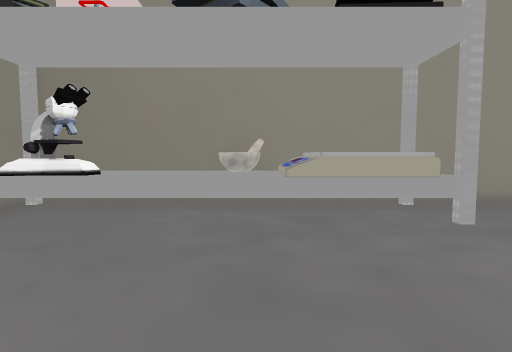
View 1 (above)

16 first-person views from a walk through a 3-D level made in the Unity game engine. The camera is 1.5 m above the floor, tilts 4° down and sees 80° across. The floor is counted in squares, 1.22 m on a side. Each view is taken from the middle of a square. On the plan, view 1 faces up. The plan holds only what a view shows up to about 13 squares ahead; the rest is blank. The place goes on beyond the plan. The player is left out. Some animated figures are not drawn.

View 2
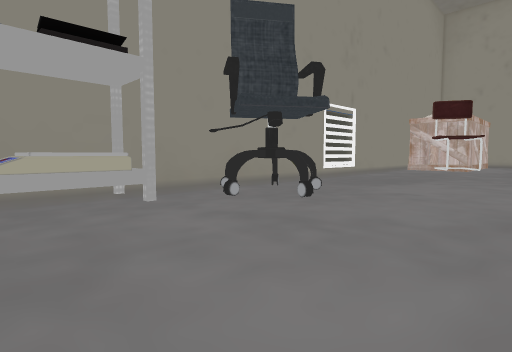

View 3
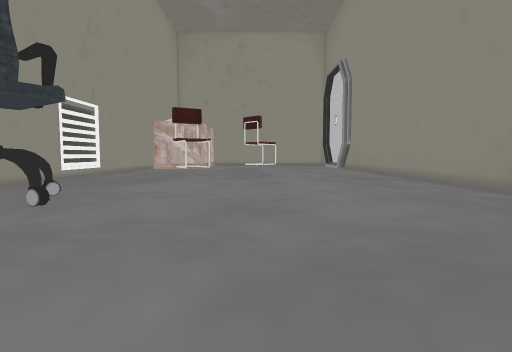

View 4
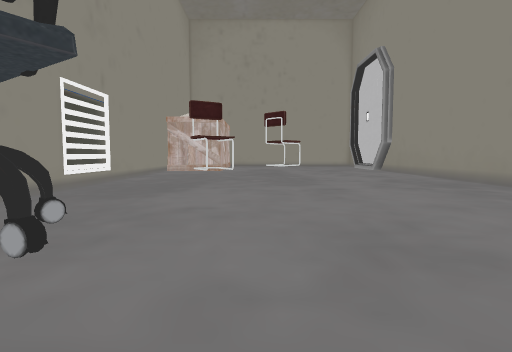

View 5
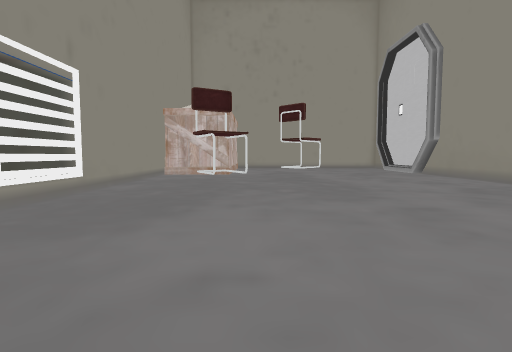

View 6
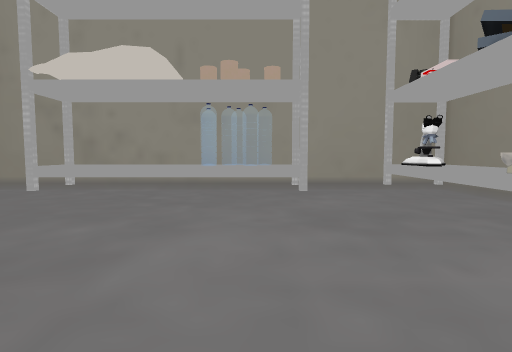

View 7
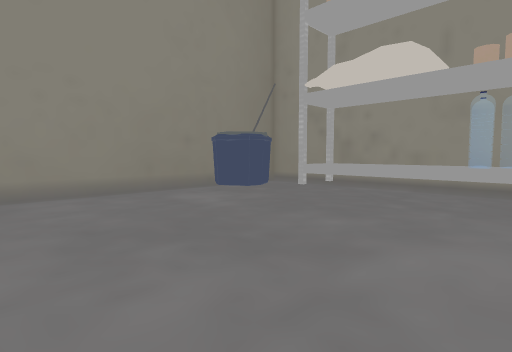

View 8
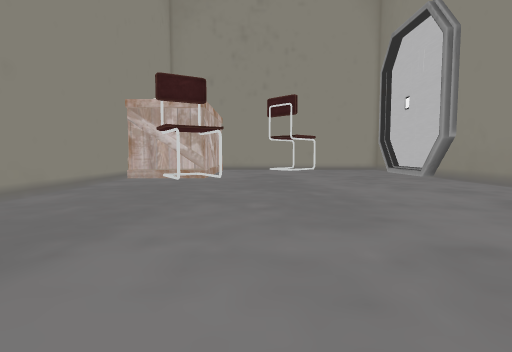

View 9
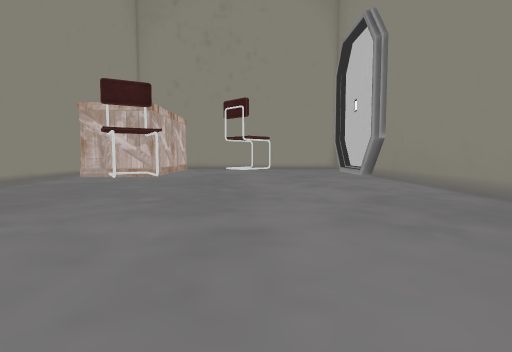

View 10
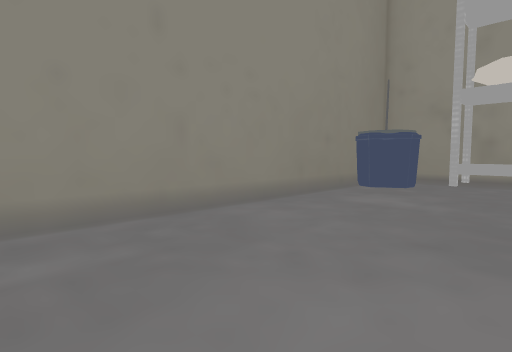

View 11
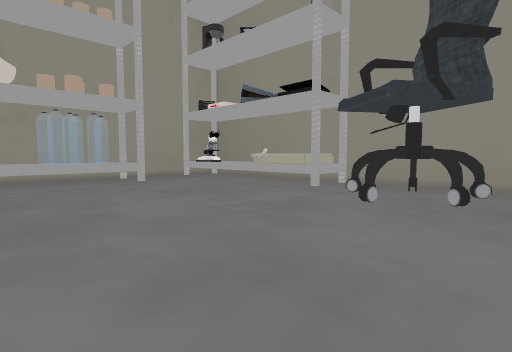

View 12
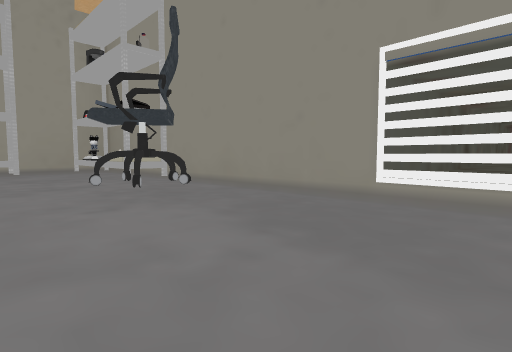

View 13
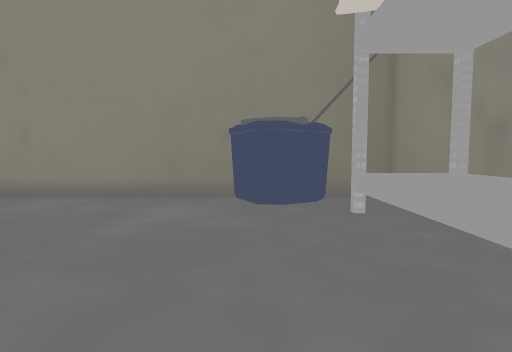

View 14
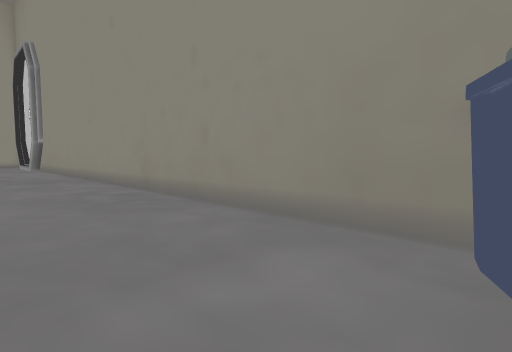

View 15
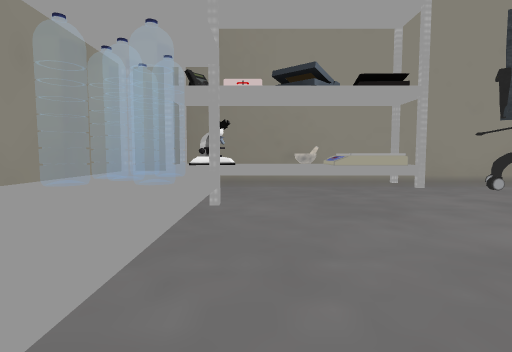

View 16
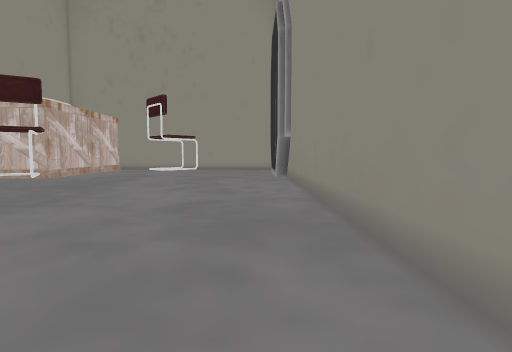

### Floor plan
Key: @ floor where view 1 was taken; # wall or solid block; x gap in a wall; . floor; = window, fence, low wall or low ledge; ^ raised ledge; v drop or lower ground; C chair; O other object.
Columns run from 5 left of view 1 to 23 right of it. Each row starts with its distance up from view 1.
  9                    ^  ^
  8                    ^  ^
  7 vvvvvvvvv####################
  6 ^^^^OOOOO....................
  5 ^xO^OOOOO..C.C...............
  4 #.........CCC................
  3 #..........CCC.............C.
  2 #..........C.................
  1 ^^^..........................
  0 ^==..@.......................
 -1 ^=^..........................
 -2 ^^^..........................
 -3 ^^^..........................
 -4 ^^^..........................
 -5 ^^^..........................
 -6 ^^^..........................
 -7 ###.O........................
 -8 #.OOO........................
 -9 #  OO........................
-10 #############################

Where each view was taken, in squares from view 1:
view 1: 0 up, 0 right, facing up
view 2: 2 down, 0 right, facing up-right
view 3: 2 down, 0 right, facing right
view 4: 0 up, 3 right, facing right
view 5: 1 up, 7 right, facing right
view 6: 0 up, 6 right, facing left
view 7: 0 up, 6 right, facing down-left
view 8: 0 up, 10 right, facing right
view 9: 3 down, 9 right, facing right
view 10: 4 down, 9 right, facing down-left
view 11: 4 down, 9 right, facing up-left
view 12: 1 down, 17 right, facing up-left
view 13: 1 down, 1 left, facing down
view 14: 5 down, 1 left, facing down-right
view 15: 5 down, 2 left, facing up
view 16: 8 down, 10 right, facing right
